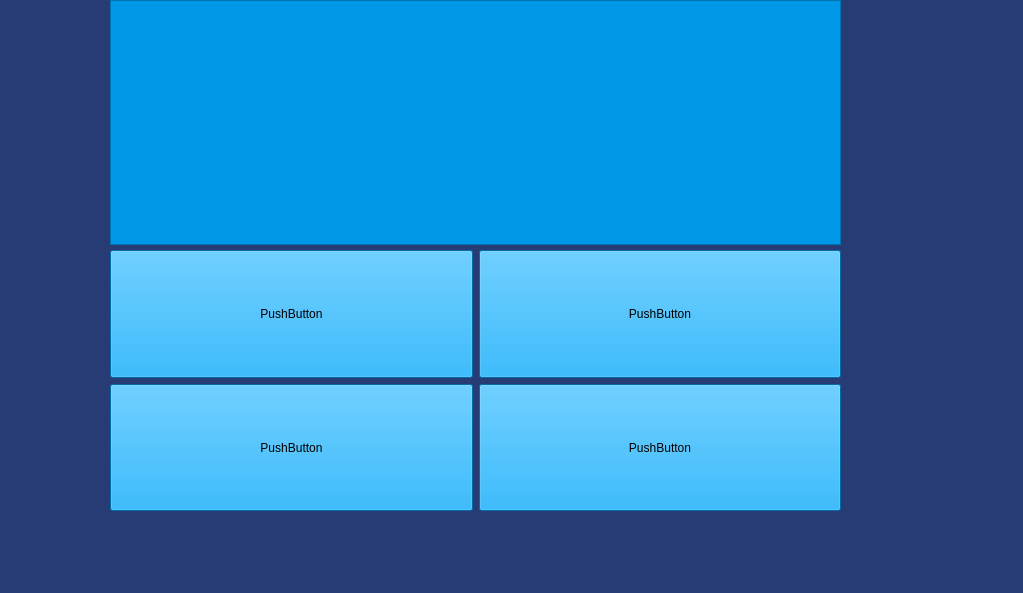
<?xml version="1.0" encoding="UTF-8"?>
<ui version="4.0">
 <class>MainWindow</class>
 <widget class="QMainWindow" name="MainWindow">
  <property name="geometry">
   <rect>
    <x>0</x>
    <y>0</y>
    <width>1023</width>
    <height>593</height>
   </rect>
  </property>
  <property name="windowTitle">
   <string>MainWindow</string>
  </property>
  <property name="styleSheet">
   <string notr="true">background-color: rgb(39, 60, 117);</string>
  </property>
  <widget class="QWidget" name="centralwidget">
   <widget class="QWidget" name="layoutWidget">
    <property name="geometry">
     <rect>
      <x>110</x>
      <y>250</y>
      <width>731</width>
      <height>261</height>
     </rect>
    </property>
    <layout class="QGridLayout" name="gridLayout">
     <property name="sizeConstraint">
      <enum>QLayout::SetNoConstraint</enum>
     </property>
     <item row="2" column="1">
      <widget class="QPushButton" name="pushButton_3">
       <property name="sizePolicy">
        <sizepolicy hsizetype="Ignored" vsizetype="Ignored">
         <horstretch>0</horstretch>
         <verstretch>0</verstretch>
        </sizepolicy>
       </property>
       <property name="styleSheet">
        <string notr="true">background-color: rgb(0, 151, 230);</string>
       </property>
       <property name="text">
        <string>PushButton</string>
       </property>
      </widget>
     </item>
     <item row="1" column="1">
      <widget class="QPushButton" name="pushButton_1">
       <property name="sizePolicy">
        <sizepolicy hsizetype="Ignored" vsizetype="Ignored">
         <horstretch>0</horstretch>
         <verstretch>0</verstretch>
        </sizepolicy>
       </property>
       <property name="styleSheet">
        <string notr="true">background-color: rgb(0, 151, 230);</string>
       </property>
       <property name="text">
        <string>PushButton</string>
       </property>
      </widget>
     </item>
     <item row="1" column="2">
      <widget class="QPushButton" name="pushButton_2">
       <property name="sizePolicy">
        <sizepolicy hsizetype="Ignored" vsizetype="Ignored">
         <horstretch>0</horstretch>
         <verstretch>0</verstretch>
        </sizepolicy>
       </property>
       <property name="styleSheet">
        <string notr="true">background-color: rgb(0, 151, 230);</string>
       </property>
       <property name="text">
        <string>PushButton</string>
       </property>
      </widget>
     </item>
     <item row="2" column="2">
      <widget class="QPushButton" name="pushButton_4">
       <property name="sizePolicy">
        <sizepolicy hsizetype="Ignored" vsizetype="Ignored">
         <horstretch>0</horstretch>
         <verstretch>0</verstretch>
        </sizepolicy>
       </property>
       <property name="styleSheet">
        <string notr="true">background-color: rgb(0, 151, 230);</string>
       </property>
       <property name="text">
        <string>PushButton</string>
       </property>
      </widget>
     </item>
    </layout>
   </widget>
   <widget class="QTextBrowser" name="textBrowser">
    <property name="geometry">
     <rect>
      <x>110</x>
      <y>0</y>
      <width>731</width>
      <height>245</height>
     </rect>
    </property>
    <property name="styleSheet">
     <string notr="true">background-color: rgb(0, 151, 230);</string>
    </property>
   </widget>
  </widget>
  <widget class="QMenuBar" name="menubar">
   <property name="geometry">
    <rect>
     <x>0</x>
     <y>0</y>
     <width>1023</width>
     <height>26</height>
    </rect>
   </property>
  </widget>
  <widget class="QStatusBar" name="statusbar"/>
 </widget>
 <resources/>
 <connections/>
</ui>
